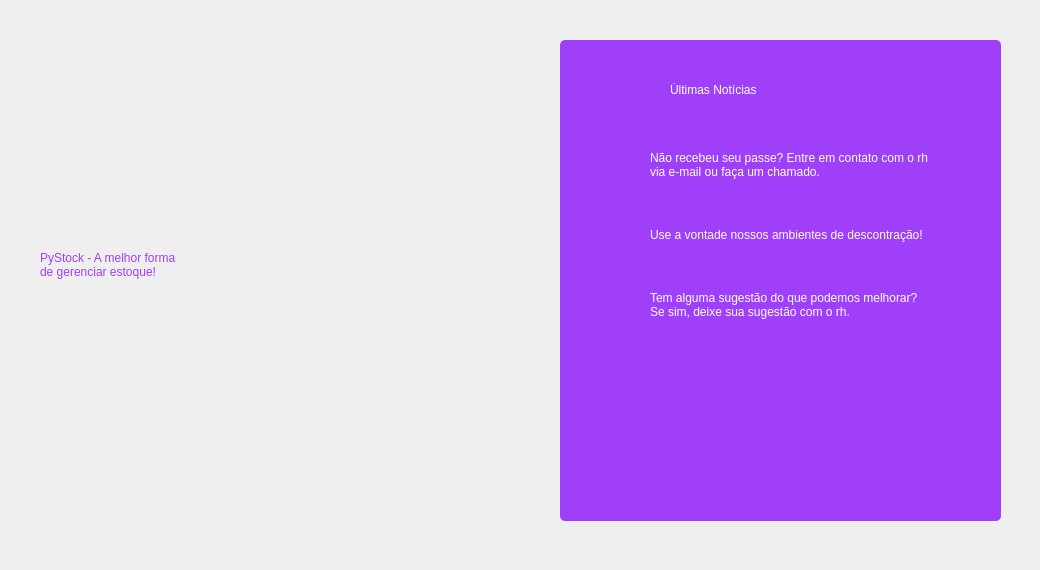
      <widget class="QWidget" name="pg_home">
       <widget class="QLabel" name="label">
        <property name="geometry">
         <rect>
          <x>260</x>
          <y>30</y>
          <width>481</width>
          <height>461</height>
         </rect>
        </property>
        <property name="styleSheet">
         <string notr="true">background-image: url(:/icones/logo.png);</string>
        </property>
        <property name="text">
         <string/>
        </property>
       </widget>
       <widget class="QStackedWidget" name="funcoes">
        <property name="geometry">
         <rect>
          <x>0</x>
          <y>0</y>
          <width>1031</width>
          <height>561</height>
         </rect>
        </property>
        <widget class="QWidget" name="home">
         <widget class="QFrame" name="quadro_noticias">
          <property name="geometry">
           <rect>
            <x>560</x>
            <y>40</y>
            <width>441</width>
            <height>481</height>
           </rect>
          </property>
          <property name="styleSheet">
           <string notr="true">background-color: #9f3ffa;
border-radius: 5px;</string>
          </property>
          <property name="frameShape">
           <enum>QFrame::StyledPanel</enum>
          </property>
          <property name="frameShadow">
           <enum>QFrame::Raised</enum>
          </property>
          <widget class="QLabel" name="lbl_titulo">
           <property name="geometry">
            <rect>
             <x>110</x>
             <y>30</y>
             <width>221</width>
             <height>41</height>
            </rect>
           </property>
           <property name="styleSheet">
            <string notr="true">color: white;
font: 20pt &quot;Montserrat&quot;;</string>
           </property>
           <property name="text">
            <string>Últimas Notícias</string>
           </property>
           <property name="textInteractionFlags">
            <set>Qt::LinksAccessibleByMouse|Qt::TextSelectableByMouse</set>
           </property>
          </widget>
          <widget class="QLabel" name="lbl_noticia3">
           <property name="geometry">
            <rect>
             <x>90</x>
             <y>240</y>
             <width>341</width>
             <height>51</height>
            </rect>
           </property>
           <property name="styleSheet">
            <string notr="true">color: white;
font: 10pt &quot;Montserrat&quot;;</string>
           </property>
           <property name="text">
            <string>Tem alguma sugestão do que podemos melhorar?
Se sim, deixe sua sugestão com o rh.</string>
           </property>
           <property name="textInteractionFlags">
            <set>Qt::LinksAccessibleByMouse|Qt::TextSelectableByMouse</set>
           </property>
          </widget>
          <widget class="QLabel" name="lbl_imagem3">
           <property name="geometry">
            <rect>
             <x>15</x>
             <y>240</y>
             <width>61</width>
             <height>61</height>
            </rect>
           </property>
           <property name="styleSheet">
            <string notr="true"/>
           </property>
           <property name="text">
            <string/>
           </property>
           <property name="pixmap">
            <pixmap resource="../QRC/file_principal_rc.qrc">:/icones/sugestões.png</pixmap>
           </property>
           <property name="scaledContents">
            <bool>true</bool>
           </property>
           <property name="textInteractionFlags">
            <set>Qt::LinksAccessibleByMouse|Qt::TextSelectableByMouse</set>
           </property>
          </widget>
          <widget class="QLabel" name="lbl_imagem2">
           <property name="geometry">
            <rect>
             <x>10</x>
             <y>160</y>
             <width>71</width>
             <height>71</height>
            </rect>
           </property>
           <property name="styleSheet">
            <string notr="true"/>
           </property>
           <property name="text">
            <string/>
           </property>
           <property name="pixmap">
            <pixmap resource="../QRC/file_principal_rc.qrc">:/icones/ambiente.png</pixmap>
           </property>
           <property name="scaledContents">
            <bool>true</bool>
           </property>
           <property name="textInteractionFlags">
            <set>Qt::LinksAccessibleByMouse|Qt::TextSelectableByMouse</set>
           </property>
          </widget>
          <widget class="QLabel" name="lbl_noticia1">
           <property name="geometry">
            <rect>
             <x>90</x>
             <y>100</y>
             <width>341</width>
             <height>51</height>
            </rect>
           </property>
           <property name="styleSheet">
            <string notr="true">color: white;
font: 10pt &quot;Montserrat&quot;;</string>
           </property>
           <property name="text">
            <string>Não recebeu seu passe? Entre em contato com o rh
via e-mail ou faça um chamado.</string>
           </property>
           <property name="textInteractionFlags">
            <set>Qt::LinksAccessibleByMouse|Qt::TextSelectableByMouse</set>
           </property>
          </widget>
          <widget class="QLabel" name="lbl_imagem1">
           <property name="geometry">
            <rect>
             <x>10</x>
             <y>90</y>
             <width>71</width>
             <height>71</height>
            </rect>
           </property>
           <property name="styleSheet">
            <string notr="true"/>
           </property>
           <property name="text">
            <string/>
           </property>
           <property name="pixmap">
            <pixmap resource="../QRC/file_principal_rc.qrc">:/icones/onibus.png</pixmap>
           </property>
           <property name="scaledContents">
            <bool>true</bool>
           </property>
           <property name="textInteractionFlags">
            <set>Qt::LinksAccessibleByMouse|Qt::TextSelectableByMouse</set>
           </property>
          </widget>
          <widget class="QLabel" name="lbl_noticia2">
           <property name="geometry">
            <rect>
             <x>90</x>
             <y>170</y>
             <width>341</width>
             <height>51</height>
            </rect>
           </property>
           <property name="styleSheet">
            <string notr="true">color: white;
font: 10pt &quot;Montserrat&quot;;</string>
           </property>
           <property name="text">
            <string>Use a vontade nossos ambientes de descontração!</string>
           </property>
           <property name="textInteractionFlags">
            <set>Qt::LinksAccessibleByMouse|Qt::TextSelectableByMouse</set>
           </property>
          </widget>
          <widget class="QLabel" name="lbl_logo">
           <property name="geometry">
            <rect>
             <x>70</x>
             <y>230</y>
             <width>311</width>
             <height>311</height>
            </rect>
           </property>
           <property name="styleSheet">
            <string notr="true"/>
           </property>
           <property name="text">
            <string/>
           </property>
           <property name="pixmap">
            <pixmap resource="../QRC/file_principal_rc.qrc">:/icones/logo_branco.png</pixmap>
           </property>
           <property name="scaledContents">
            <bool>true</bool>
           </property>
          </widget>
          <zorder>lbl_titulo</zorder>
          <zorder>lbl_imagem2</zorder>
          <zorder>lbl_noticia1</zorder>
          <zorder>lbl_imagem1</zorder>
          <zorder>lbl_noticia2</zorder>
          <zorder>lbl_logo</zorder>
          <zorder>lbl_noticia3</zorder>
          <zorder>lbl_imagem3</zorder>
         </widget>
         <widget class="QLabel" name="label_3">
          <property name="geometry">
           <rect>
            <x>40</x>
            <y>200</y>
            <width>481</width>
            <height>131</height>
           </rect>
          </property>
          <property name="styleSheet">
           <string notr="true">color: #9f3ffa;
font: 28pt &quot;Montserrat&quot;;</string>
          </property>
          <property name="text">
           <string>PyStock - A melhor forma
de gerenciar estoque!</string>
          </property>
          <property name="textInteractionFlags">
           <set>Qt::LinksAccessibleByMouse|Qt::TextSelectableByMouse</set>
          </property>
         </widget>
        </widget>
        <widget class="QWidget" name="page"/>
        <widget class="QWidget" name="page_4"/>
       </widget>
      </widget>
